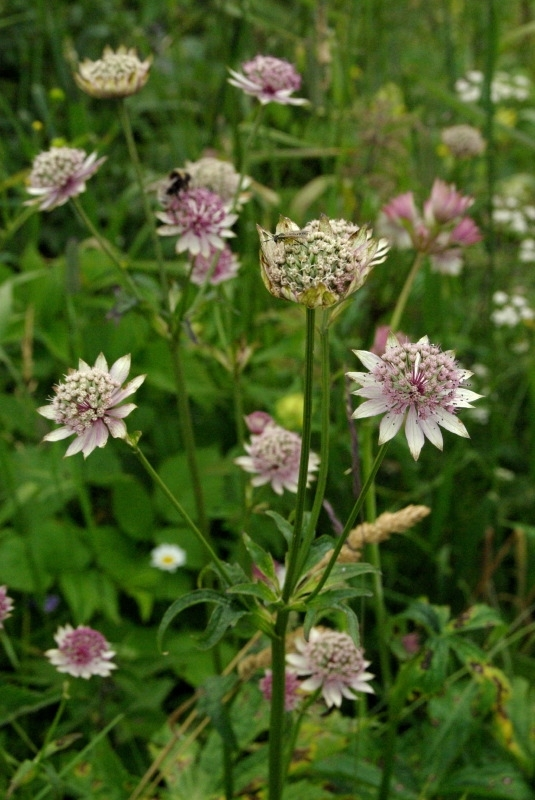
#> input picture FClas/small_dataset_train/train/100664.jpg, 535 x 800 px, found by its file name; its folder holds only this picture in this run
$ jupyter execute --allow-errors 'Classification_Linéaire_avec_HOG.ipynb'   (shell and % lines are left out)
#> lines starting #> are read from the running program, lines starting #| are printed output that depends on the picture
[cell 1]
import numpy
import pandas

import collections
import os
import sys
import pandas as pd
from PIL import Image

from skimage.feature import hog

from sklearn.model_selection import KFold, cross_val_score, GridSearchCV, train_test_split
from sklearn.neighbors import KNeighborsClassifier
from sklearn.linear_model import LogisticRegression
from sklearn.tree import DecisionTreeClassifier
from sklearn.ensemble import RandomForestClassifier
from sklearn.svm import SVC
from sklearn.metrics import accuracy_score, confusion_matrix, classification_report

import time

import matplotlib.pyplot as plot

import warnings
warnings.filterwarnings("ignore", category=FutureWarning)

[cell 2]
train_directory = "small_dataset_train/"

# Data Flower
df = pd.read_csv('Flowers.csv',
                 sep = ',',
                 header = 0,
                 index_col = "MediaId",
                 encoding = "utf8").to_numpy()
#> (reads Flowers.csv from the repository)

# Flower Label
fl = df[:, 1].astype('int')

### Returns the dictionary of the HOG features of all the images in the directory

[cell 3]
def getHogFeatures(directory):
#> called with directory = 'small_dataset_train/'
    hogFeatures = {}

    for subdirectory in os.listdir(directory):
        for file in os.listdir(directory + subdirectory):
            if file.endswith(".jpg"):
                mediaId = int(os.path.splitext(file)[0])

                image = Image.open(os.path.join(directory + subdirectory, file))
#> image is the input picture: PIL image 535x800 RGB; mean R, G, B 71.7, 91.8, 37
                image = image.resize((100,100))
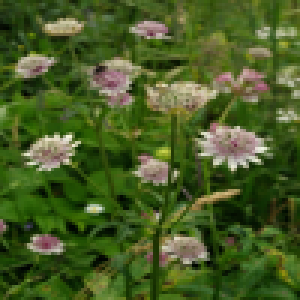
#> image: PIL image 100x100 RGB (shown 3 times larger); mean R, G, B 71.7, 91.7, 37

                hogFeature = hog(image,
                                 orientations = 8,
                                 pixels_per_cell = (16, 16),
                                 cells_per_block = (4, 4),
                                 visualize = False,
                                 multichannel = True)
#> hogFeature = 1152 values, max 0.201 at index 11, min 0.014 at index 481, mean 0.0818

                hogFeatures[mediaId] = hogFeature

    return hogFeatures

[cell 4]
fd = getHogFeatures(train_directory)
#> fd = 1 item

# Sort the dictionaries so it matches the labels
fd = collections.OrderedDict(sorted(fd.items()))

# Only keep the list of values
fd = list(fd.values())[:]

[cell 5]
validation_size=0.7 #30% du jeu de données pour le test

testsize= 1-validation_size

#> (the rest of this cell did not finish here and is left out)

### **Evaluation de LogisticRegression, KNeighborsClassifier, Linear SVC, RandomForestClassifier et DecisionTreeClassifier**

Nous créons un table des classifieurs à évaluer

[cell 6]
seed = 7
scoring = 'accuracy'
models = []
models.append(('LR', LogisticRegression()))
models.append(('KNN', KNeighborsClassifier()))
models.append(('SVC', SVC(gamma='auto')))
models.append(('RFC', RandomForestClassifier()))
models.append(('DTR', DecisionTreeClassifier()))

[cell 7]
seed = 7
results = []
names = []
scoring='accuracy'
#> (the rest of this cell did not finish here and is left out)

### Comparaison de résultats de différents classifieurs

[cell 8]
import matplotlib.pyplot as plt

fig = plt.figure()
fig.suptitle('Comparaison des algorithmes')
ax = fig.add_subplot(111)
plt.boxplot(results)
ax.set_xticklabels(names)
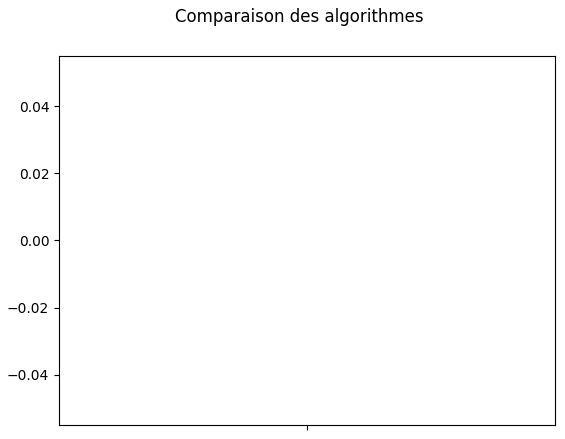
#> figure drawn by matplotlib, 1 panel
